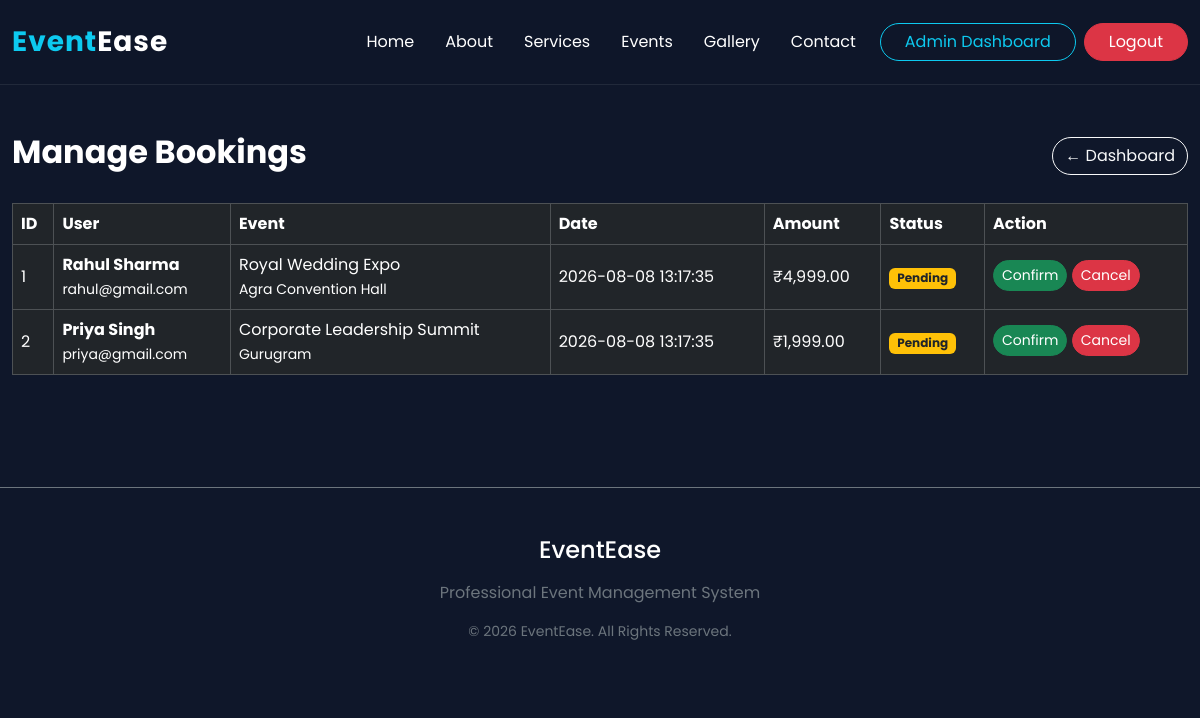
The app's page /admin/manage-bookings.php (signed in) with its own data.
### tables this page shows
CREATE TABLE bookings (

    id INT AUTO_INCREMENT PRIMARY KEY,

    user_id INT NOT NULL,

    event_id INT NOT NULL,

    booking_date DATETIME DEFAULT CURRENT_TIMESTAMP,

    total_amount DECIMAL(10,2) NOT NULL,

    booking_status ENUM('Pending','Confirmed','Cancelled')
        DEFAULT 'Pending',

    CONSTRAINT fk_booking_user
        FOREIGN KEY (user_id)
        REFERENCES users(id)
        ON UPDATE CASCADE
        ON DELETE RESTRICT,

    CONSTRAINT fk_booking_event
        FOREIGN KEY (event_id)
        REFERENCES events(id)
        ON UPDATE CASCADE
        ON DELETE RESTRICT
);

CREATE TABLE users (
    id INT AUTO_INCREMENT PRIMARY KEY,
    full_name VARCHAR(100) NOT NULL,
    email VARCHAR(100) NOT NULL UNIQUE,
    phone VARCHAR(20) NOT NULL,
    password VARCHAR(255) NOT NULL,
    profile_image VARCHAR(255) DEFAULT 'default.png',
    status ENUM('Active','Inactive') DEFAULT 'Active',
    created_at TIMESTAMP DEFAULT CURRENT_TIMESTAMP
);

CREATE TABLE events (
    id INT AUTO_INCREMENT PRIMARY KEY,

    category_id INT NOT NULL,

    title VARCHAR(150) NOT NULL,

    description TEXT NOT NULL,

    venue VARCHAR(200) NOT NULL,

    event_date DATE NOT NULL,

    event_time TIME NOT NULL,

    price DECIMAL(10,2) NOT NULL,

    available_seats INT NOT NULL,

    image VARCHAR(255) DEFAULT 'default-event.jpg',

    status ENUM('Upcoming','Completed','Cancelled')
        DEFAULT 'Upcoming',

    created_at TIMESTAMP DEFAULT CURRENT_TIMESTAMP,

    CONSTRAINT fk_event_category
        FOREIGN KEY (category_id)
        REFERENCES categories(id)
        ON UPDATE CASCADE
        ON DELETE RESTRICT
);

### admin/manage-bookings.php (the view, shortened to what this page needs)
<?php
require_once '../config/database.php';
require_once '../includes/header.php';
require_once '../includes/navbar.php';
$stmt = $conn->prepare("
    SELECT
    bookings.id,
    bookings.booking_date,
    bookings.total_amount,
    bookings.booking_status,
    users.full_name,
    users.email,
    events.title,
    events.event_date,
    events.venue
    FROM bookings
    INNER JOIN users
    ON bookings.user_id = users.id
    INNER JOIN events
    ON bookings.event_id = events.id
    ORDER BY bookings.booking_date DESC
");
$stmt->execute();
$result = $stmt->get_result();
?>
<div class="container py-5">
<div class="d-flex justify-content-between align-items-center mb-4">
<h2 class="text-white fw-bold">
Manage Bookings
</h2>
<a href="dashboard.php"
class="btn btn-outline-light">
← Dashboard
</a>
</div>
<div class="table-responsive">
<table class="table table-dark table-bordered align-middle">
<thead>
<tr>
<th>ID</th>
<th>User</th>
<th>Event</th>
<th>Date</th>
<th>Amount</th>
<th>Status</th>
<th>Action</th>
</tr>
</thead>
<tbody>
<?php if($result->num_rows > 0): ?>
<?php while($booking = $result->fetch_assoc()): ?>
<tr>
<td>
<?= $booking['id']; ?>
</td>
<td>
<strong>
<?= htmlspecialchars($booking['full_name']); ?>
</strong>
<br>
<small>
<?= htmlspecialchars($booking['email']); ?>
</small>
</td>
<td>
<?= htmlspecialchars($booking['title']); ?>
<br>
<small>
<?= htmlspecialchars($booking['venue']); ?>
</small>
</td>
<td>
<?= $booking['booking_date']; ?>
</td>
<td>
₹<?= number_format($booking['total_amount'],2); ?>
</td>
<td>
<?php if($booking['booking_status']=="Confirmed"): ?>
<span class="badge bg-success">
Confirmed
</span>
<?php elseif($booking['booking_status']=="Cancelled"): ?>
<span class="badge bg-danger">
Cancelled
</span>
<?php else: ?>
<span class="badge bg-warning text-dark">
Pending
</span>
<?php endif; ?>
</td>
<td>
<a
href="update-booking-status.php?id=<?= $booking['id']; ?>&status=Confirmed"
class="btn btn-sm btn-success mb-1">
Confirm
</a>
<a
href="update-booking-status.php?id=<?= $booking['id']; ?>&status=Cancelled"
class="btn btn-sm btn-danger mb-1">
Cancel
</a>
</td>
</tr>
<?php endwhile; ?>
<?php endif; ?>
</tbody>
</table>
</div>
</div>
<?php
require_once '../includes/footer.php';
?>

### includes/header.php (shortened to what this page needs)
<!DOCTYPE html>
<html lang="en">
<head>
<link
href="https://cdn.jsdelivr.net/npm/bootstrap@5.3.7/dist/css/bootstrap.min.css"
rel="stylesheet">
<link
rel="stylesheet"
href="https://cdn.jsdelivr.net/npm/bootstrap-icons@1.13.1/font/bootstrap-icons.min.css">
<link
rel="stylesheet"
href="/EventEase/assets/css/style.css">
</head>
<body>

### includes/navbar.php (shortened to what this page needs)
<nav class="navbar navbar-expand-lg custom-navbar py-3">
    <div class="container">
        <a
            class="navbar-brand fw-bold fs-3"
            href="/EventEase/"
        >
            <span class="text-info">Event</span><span class="text-white">Ease</span>
        </a>
        <div
            class="collapse navbar-collapse"
            id="navbar"
        >
            <ul class="navbar-nav ms-auto align-items-lg-center">
                <li class="nav-item">
                    <a
                        class="nav-link"
                        href="/EventEase/"
                    >
                        Home
                    </a>
                </li>
                <li class="nav-item">
                    <a
                        class="nav-link"
                        href="/EventEase/pages/about.php"
                    >
                        About
                    </a>
                </li>
                <li class="nav-item">
                    <a
                        class="nav-link"
                        href="/EventEase/pages/services.php"
                    >
                        Services
                    </a>
                </li>
                <li class="nav-item">
                    <a
                        class="nav-link"
                        href="/EventEase/pages/events.php"
                    >
                        Events
                    </a>
                </li>
                <li class="nav-item">
                    <a
                        class="nav-link"
                        href="/EventEase/pages/gallery.php"
                    >
                        Gallery
                    </a>
                </li>
                <li class="nav-item">
                    <a
                        class="nav-link"
                        href="/EventEase/pages/contact.php"
                    >
                        Contact
                    </a>
                </li>
                <?php if (
                    isset($_SESSION['admin_role']) &&
                    $_SESSION['admin_role'] === 'Admin'
                ): ?>
                    <li class="nav-item ms-lg-3">
                        <a
                            href="/EventEase/admin/dashboard.php"
                            class="btn btn-outline-info rounded-pill px-4"
                        >
                            Admin Dashboard
                        </a>
                    </li>
                    <li class="nav-item ms-lg-2">
                        <a
                            href="/EventEase/auth/logout.php"
                            class="btn btn-danger rounded-pill px-4"
                        >
                            Logout
                        </a>
                    </li>
                <?php endif; ?>
            </ul>
        </div>
    </div>
</nav>

### includes/footer.php (shortened to what this page needs)
<footer class="py-5 mt-5 border-top border-secondary">
    <div class="container text-center">
        <h4 class="mb-3 text-white">
            EventEase
        </h4>
        <p class="text-secondary">
            Professional Event Management System
        </p>
        <p class="small text-secondary mb-0">
            © <?php echo date('Y'); ?>
            EventEase.
            All Rights Reserved.
        </p>
    </div>
</footer>

### assets/css/style.css (style rules this page uses)
* { margin:0; padding:0; box-sizing:border-box; }
body { font-family:'Poppins',sans-serif; background:#0f172a; color:#ffffff; overflow-x:hidden; }
a { text-decoration:none; }
.container { max-width:1200px; }
.custom-navbar { background:rgba(15,23,42,.75); backdrop-filter:blur(20px); border-bottom:1px solid rgba(255,255,255,.08); }
.navbar-brand { letter-spacing:1px; }
.nav-link { color:#fff !important; margin-left:15px; transition:.3s; }
.btn { border-radius:30px; }
footer { position: relative; width: 100%; margin-top: 60px; clear: both; }

### records on screen
bookings: id "1", user.full_name "Rahul Sharma", user.email "rahul@gmail.com", event.title "Royal Wedding Expo", event.venue "Agra Convention Hall", booking_date "2026-08-08 13:17:35", total_amount "4,999.00", booking_status "Pending"
bookings: id "2", user.full_name "Priya Singh", user.email "priya@gmail.com", event.title "Corporate Leadership Summit", event.venue "Gurugram", booking_date "2026-08-08 13:17:35", total_amount "1,999.00", booking_status "Pending"
